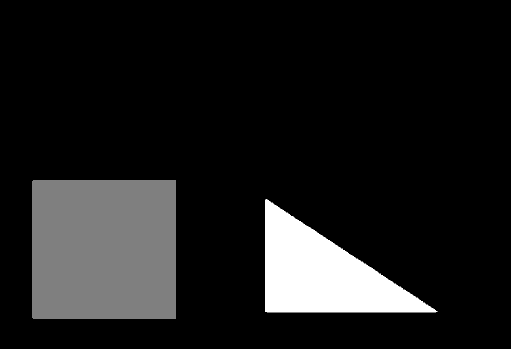
#> input picture Lab5_NguyenKhacHuyHoang_2374802010151/geometric.png, 511 x 349 px, shrunk from 818 x 558 before the run
$ jupyter execute --allow-errors Lab5.ipynb   (older library calls are emulated)
#> lines starting #> are read from the running program, lines starting #| are printed output that depends on the picture; after the words box and inside, x2 and y2 are one past the last pixel; in counts of white or black regions, pixels touching at a corner belong together
2.1. gán nhãn ảnh

[cell 1]
from PIL import Image
import numpy as np
import imageio.v2 as iio
import scipy.ndimage as nd
from skimage.morphology import label
from skimage.measure import regionprops
import matplotlib.pyplot as plt
import matplotlib.patches as mpatches
from skimage.filters.thresholding import threshold_otsu

# Đọc ảnh và chuyển sang ảnh mức xám
data = Image.open('geometric.png').convert('L')
#> data is the input picture: PIL image 511x349 L; min 0, max 2, mean 0.224
a = np.asarray(data)

# Ngưỡng Otsu
thres = threshold_otsu(a)
#> thres = 0
b = a > thres
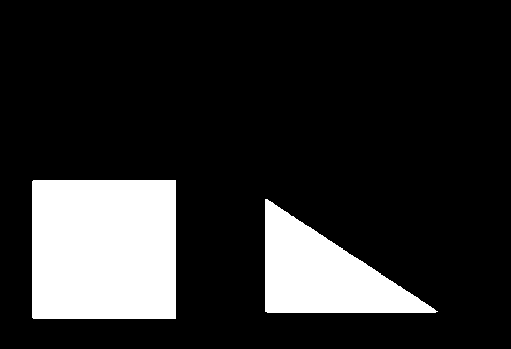
#> b: shape (349, 511) bool; 16.9% white; 2 white regions

# Gán nhãn cho từng vùng đối tượng
c = label(b)
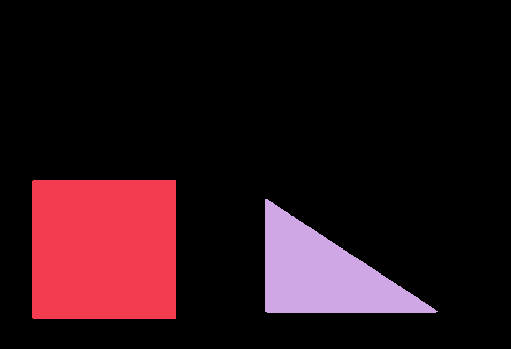
#> c: shape (349, 511) int32; 3 distinct labels, from 0 to 2; one colour per label, 0 black
cl = Image.fromarray(c.astype(np.uint8))
iio.imwrite('geometric.png', cl)

# Tính toán thuộc tính vùng
properties = ['Area', 'Centroid', 'BoundingBox']
d = regionprops(c)
#> d = 2 regions; box (x1, y1, x2, y2) and area: (32, 180, 176, 319) 20014, (265, 199, 438, 313) 10115

# Vẽ kết quả
fig, ax = plt.subplots(ncols=1, nrows=1, figsize=(6, 6))
ax.imshow(c, cmap='YlOrRd')

for i in d:
    lr, lc, ur, uc = i['BoundingBox']
    rec_width = uc - lc
    rec_height = ur - lr
    # Vẽ bounding box
    rect = mpatches.Rectangle((lc, lr), rec_width, rec_height, fill=False, edgecolor='black', linewidth=2)
    ax.add_patch(rect)
    # Vẽ centroid
    cy, cx = i['Centroid']
    ax.plot(cx, cy, 'ko')  # chấm đen tại centroid
#> this loop made 2 passes
#> (lr, lc, ur, uc, rec_width, rec_height, cy, cx) on passes 1 to 2: (180, 32, 319, 176, 144, 139, 249, 103.5), (199, 265, 313, 438, 173, 114, 274.1, 323)

plt.show()

2.2.	Dò tìm cạnh theo chiều dọc

[cell 2]
import cv2
import numpy as np
import matplotlib.pyplot as plt

# Đọc ảnh và chuyển sang grayscale
img = cv2.imread('geometric.png', cv2.IMREAD_GRAYSCALE)

# Áp dụng Sobel theo chiều dọc (dx=1, dy=0)
sobel_vertical = cv2.Sobel(img, cv2.CV_64F, 1, 0, ksize=3)
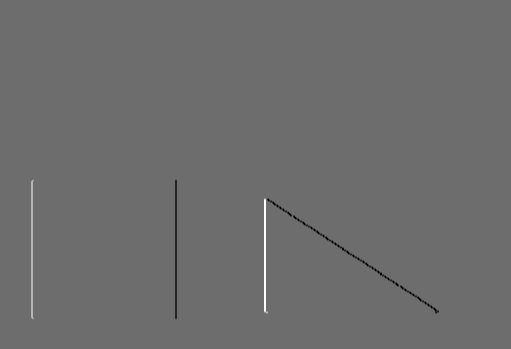
#> sobel_vertical: shape (349, 511) float64; min -6, max 8, mean 0; drawn with min black and max white

# Chuyển sang dạng ảnh 8-bit để hiển thị
abs_sobel_vertical = cv2.convertScaleAbs(sobel_vertical)

# Hiển thị kết quả
plt.imshow(abs_sobel_vertical, cmap='gray')
plt.title('Vertical Edges (Sobel)')
plt.axis('off')
plt.show()

2.3.	Dò tìm cạnh với Sobel Filter

[cell 3]
from PIL import Image
import numpy as np
import matplotlib.pyplot as plt
from scipy import ndimage

# Đọc ảnh và chuyển sang mảng numpy mức xám
img = Image.open('geometric.png').convert('L')
img_np = np.array(img)

# Áp dụng Sobel filter theo hai chiều
sobel_vertical = ndimage.sobel(img_np, axis=0)   # Cạnh đứng
sobel_horizontal = ndimage.sobel(img_np, axis=1) # Cạnh ngang

# Tổng biên độ cạnh
edge_magnitude = np.abs(sobel_vertical) + np.abs(sobel_horizontal)
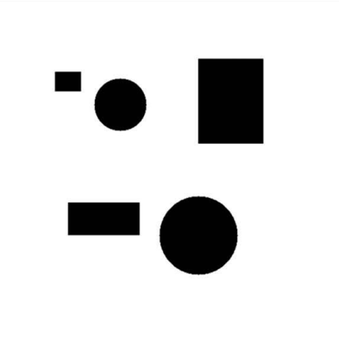
#> input picture Lab5_NguyenKhacHuyHoang_2374802010151/hinh2,4.png, 339 x 345 px, shrunk from 543 x 552 before the run

# Hiển thị kết quả
plt.imshow(edge_magnitude, cmap='gray')
plt.title('Edge Detection with Sobel Filter')
plt.axis('off')
plt.show()

2.4.	Xác định góc của đối tượng

[cell 4]
from PIL import Image
import numpy as np
import matplotlib.pyplot as plt
import scipy.ndimage as nd

def Harris(indata, alpha=0.2):
#> called with alpha = 0.2
    x = nd.sobel(indata, 0)
    y = nd.sobel(indata, 1)

    xl = x ** 2
    yl = y ** 2
    xy = x * y

    xl = nd.gaussian_filter(xl, 3)
    yl = nd.gaussian_filter(yl, 3)
    xy = nd.gaussian_filter(xy, 3)
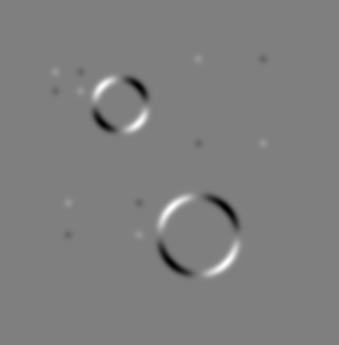
#> xy: shape (345, 339) float32; min -91848.7, max 91780.6, mean -0.3; drawn with min black and max white

    detC = xl * yl - xy**2
    trC = xl + yl
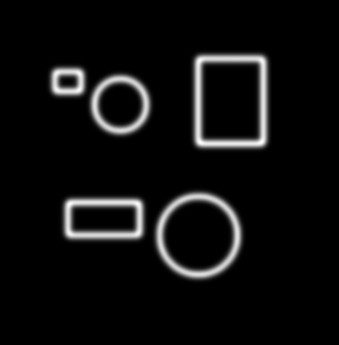
#> trC: shape (345, 339) float32; min 0, max 224856, mean 12672.2; drawn with min black and max white
    R = detC - alpha * trC**2
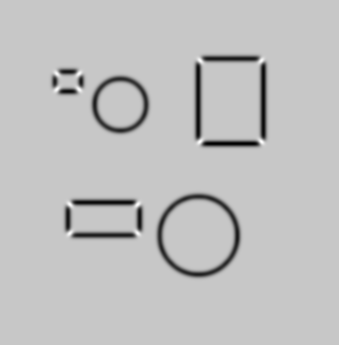
#> R: shape (345, 339) float32; min -8.46e+09, max 2.34e+09, mean -295863648; drawn with min black and max white
    return R

# Mở ảnh và chuyển sang ảnh xám
img = Image.open('hinh2,4.png').convert('L')
gray = np.array(img).astype(np.float32)

# Áp dụng phát hiện góc
harris_response = Harris(gray)

# Bình thường hóa kết quả để dễ hiển thị
harris_norm = (harris_response - np.min(harris_response)) / (np.max(harris_response) - np.min(harris_response))

# Hiển thị ảnh
plt.imshow(harris_norm, cmap='gray')  # Nền xám
plt.axis('off')
plt.show()

2.5.1.	Dò tìm đường thẳng trong ảnh

[cell 5]
import numpy as np
import cv2
import imageio.v2 as iio
import scipy.ndimage as nd
from skimage.morphology import label
from skimage.measure import regionprops
import matplotlib.pylab as plt
import matplotlib.patches as mpatches
from skimage.filters.thresholding import threshold_otsu

def LineHough(data, gamma):
#> called with gamma = 0.5
    V, H = data.shape
    R = int(np.sqrt(V * V + H * H))
    ho = np.zeros((R, 90), float)  # Hough space

    w = data.copy()
    ok = 1

    theta = np.arange(90) / 180.0 * np.pi
    tp = np.arange(90).astype(float)

    while ok:
        mx = w.max()
        if mx < gamma:
            ok = 0
        else:
            v, h = divmod(w.argmax(), H)
            y = V - v
            x = h
            rh = x * np.cos(theta) + y * np.sin(theta)
            for i in range(len(rh)):
                if 0 <= rh[i] < R and 0 <= tp[i] < 90:
                    ho[int(rh[i]), int(tp[i])] += mx
            w[v, h] = 0

    return ho

# Tạo ảnh đầu vào 256x256, điểm trắng ở trung tâm
data = np.zeros((256, 256))
data[128, 128] = 1

# Gọi hàm Hough
bmg = LineHough(data, 0.5)

# Hiển thị kết quả
plt.imshow(bmg, cmap='gray')
plt.title('Hough Transform Result')
plt.axis('off')
plt.show()
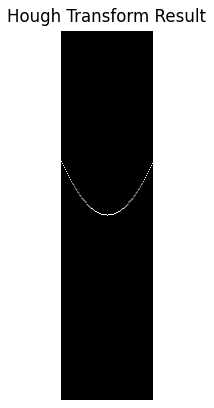
#> figure drawn by matplotlib, 1 panel

2.5.2.	Dò tìm đường tròn trong ảnh

[cell 6]
from PIL import Image
import numpy as np
import cv2
import imageio.v2 as iio
import scipy.ndimage as nd
from skimage.morphology import label
from skimage.measure import regionprops
import matplotlib.pylab as plt
import matplotlib.patches as mpatches
from skimage.feature import corner_harris
from skimage.color import rgb2gray

# Đọc ảnh
data = iio.imread('bird.png')
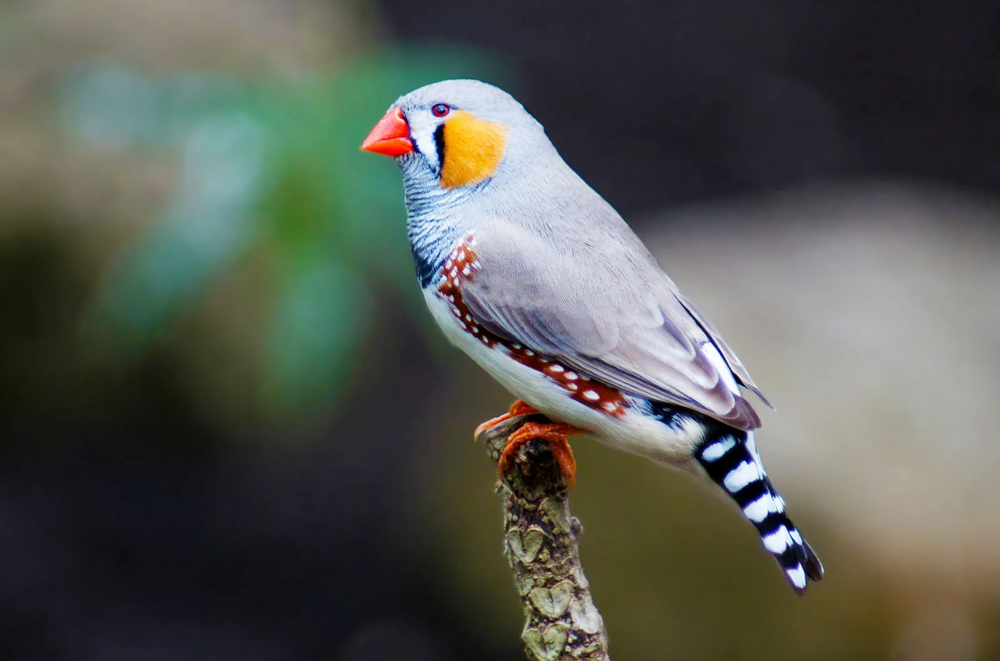
#> input picture Lab5_NguyenKhacHuyHoang_2374802010151/bird.png, 1000 x 661 px, shrunk from 1600 x 1058 before the run
#> data is the input picture: shape (661, 1000, 4); mean R, G, B, A 86.3, 89, 82.1, 255
# Phát hiện góc Harris
#> (the rest of this cell did not finish here and is left out)

2.6.	Image matching

[cell 7]
import cv2
import numpy as np
import matplotlib.pyplot as plt
from skimage.feature import corner_harris, corner_peaks
from skimage.color import rgb2gray
from skimage.util import img_as_float

# === 1. Load và chuyển ảnh sang ảnh xám ===
img1 = cv2.imread('image1.png')  # thay bằng ảnh thật của bạn
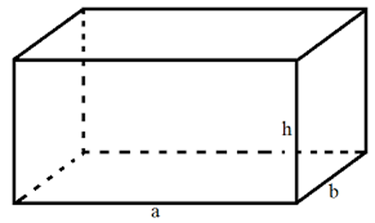
#> input picture Lab5_NguyenKhacHuyHoang_2374802010151/image1.png, 375 x 223 px, shrunk from 600 x 357 before the run
#> img1 is the input picture: shape (223, 375, 3); mean B, G, R 237, 237, 237
img2 = cv2.imread('image2.png')

gray1 = img_as_float(rgb2gray(img1))
#> (the rest of this cell did not finish here and is left out)
